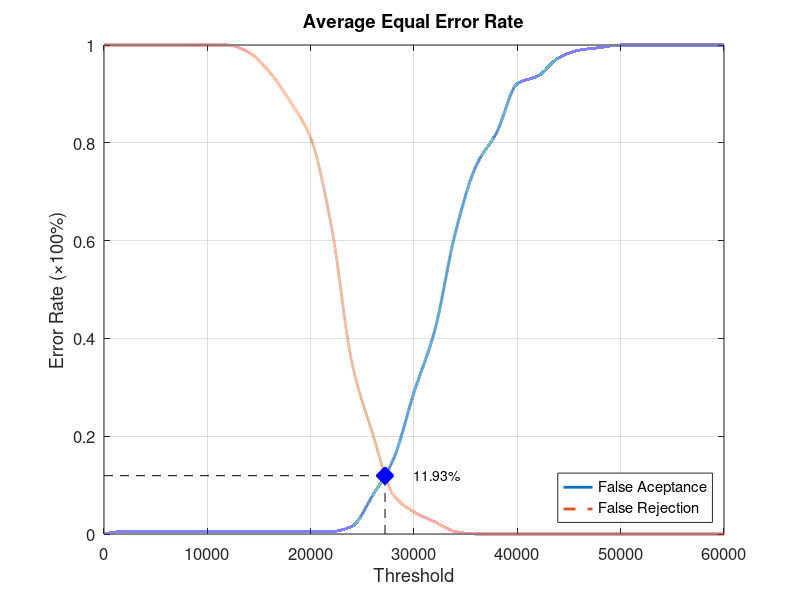
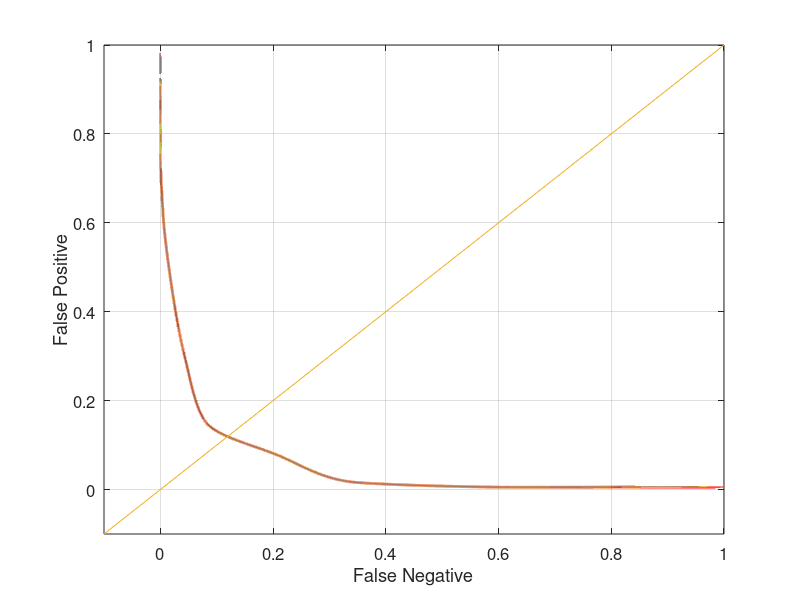

Write MATLAB code to recreate these figures, in order.
function yEER = Database1_1
close all;
clear;
clc;
x = 0:2000:60000;
xq = 0:0.5:60000;

y0 = [0 0.00526316 0.00526316 0.00526316 0.00526316 0.00526316 0.00526316 0.00526316 0.00526316 0.00526316 0.00526316 0.00526316 0.0157895 0.0789474 0.152632 0.289474 0.415789 0.615789 0.752632 0.821053 0.921053 0.936842 0.973684 0.989474 0.994737 1 1 1 1 1 1];
yy0 = interp1(x, y0, xq, 'pchip');
y1 = [1 1 1 1 1 1 1 0.985 0.945 0.885 0.81 0.63 0.35 0.205 0.08 0.045 0.025 0.005 0 0 0 0 0 0 0 0 0 0 0 0 0];
yy1 = interp1(x, y1, xq, 'pchip');

% Calculating EER: 
y2 = abs(y0 - y1);
find(y2 == min(y2))
yy2 = abs(yy0 - yy1);
xEER = find(yy2 == min(yy2));
xEERIndex = xq(xEER) % X-axis EER
yEER = yy0(xEER) % Y-axis EER

main = figure
plot(xq, yy0,'-','LineWidth', 2);	hold on
plot(xq, yy1,'--','LineWidth', 2);	hold on
plot([xEERIndex xEERIndex], [0 yEER], 'k--');	hold on
plot([0 xEERIndex], [yEER yEER], 'k--');	hold on
plot(xEERIndex, yEER, 'bx', 'LineWidth', 10);	hold on
text(xEERIndex + 10 * xEERIndex / 100, yEER, [num2str(round((10000 * yEER)) / 100) '%'])
legend('False Aceptance', 'False Rejection', 'Location', 'SouthEast')
xlabel('Threshold')
ylabel('Error Rate (\times100%)')
title('Average Equal Error Rate')
set(gca, 'FontSize', 12)
axis([0 60000 0 1])
grid on

print(main, 'Database1_1Main', '-dpng');
FNRxFPR = figure('Color', [1 1 1]);
plot(yy1, yy0, '-', yy1, yy0, 'LineWidth', 2);
hold on
y = -0.1:0.1:1
plot(y, y); 
set(gca, 'FontSize', 12)
xlabel('False Negative')
ylabel('False Positive')
axis([-0.1 1 -0.1 1])
set(gca, 'FontSize', 12)
grid on

print(FNRxFPR, 'Database1_1FNRxFPR','-dpng');
end
